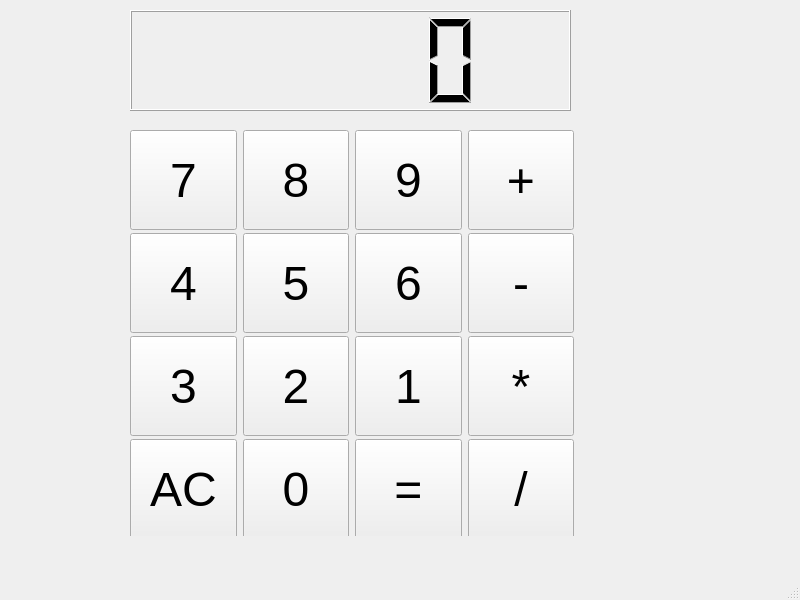
<?xml version="1.0" encoding="UTF-8"?>
<ui version="4.0">
 <class>MainWindow</class>
 <widget class="QMainWindow" name="MainWindow">
  <property name="geometry">
   <rect>
    <x>0</x>
    <y>0</y>
    <width>800</width>
    <height>600</height>
   </rect>
  </property>
  <property name="windowTitle">
   <string>MainWindow</string>
  </property>
  <widget class="QWidget" name="centralwidget">
   <widget class="QLCDNumber" name="lcdNumber">
    <property name="geometry">
     <rect>
      <x>130</x>
      <y>10</y>
      <width>441</width>
      <height>101</height>
     </rect>
    </property>
   </widget>
   <widget class="QWidget" name="gridLayoutWidget">
    <property name="geometry">
     <rect>
      <x>130</x>
      <y>130</y>
      <width>444</width>
      <height>406</height>
     </rect>
    </property>
    <layout class="QGridLayout" name="gridLayout">
     <item row="2" column="0">
      <widget class="QPushButton" name="pushButton_3">
       <property name="minimumSize">
        <size>
         <width>100</width>
         <height>100</height>
        </size>
       </property>
       <property name="font">
        <font>
         <pointsize>36</pointsize>
        </font>
       </property>
       <property name="text">
        <string>3</string>
       </property>
      </widget>
     </item>
     <item row="0" column="2">
      <widget class="QPushButton" name="pushButton_9">
       <property name="minimumSize">
        <size>
         <width>100</width>
         <height>100</height>
        </size>
       </property>
       <property name="font">
        <font>
         <pointsize>36</pointsize>
        </font>
       </property>
       <property name="text">
        <string>9</string>
       </property>
      </widget>
     </item>
     <item row="1" column="2">
      <widget class="QPushButton" name="pushButton_6">
       <property name="minimumSize">
        <size>
         <width>100</width>
         <height>100</height>
        </size>
       </property>
       <property name="font">
        <font>
         <pointsize>36</pointsize>
        </font>
       </property>
       <property name="text">
        <string>6</string>
       </property>
      </widget>
     </item>
     <item row="2" column="3">
      <widget class="QPushButton" name="pushButton_mul">
       <property name="minimumSize">
        <size>
         <width>100</width>
         <height>100</height>
        </size>
       </property>
       <property name="font">
        <font>
         <pointsize>36</pointsize>
        </font>
       </property>
       <property name="text">
        <string>*</string>
       </property>
      </widget>
     </item>
     <item row="0" column="1">
      <widget class="QPushButton" name="pushButton_8">
       <property name="minimumSize">
        <size>
         <width>100</width>
         <height>100</height>
        </size>
       </property>
       <property name="font">
        <font>
         <pointsize>36</pointsize>
        </font>
       </property>
       <property name="text">
        <string>8</string>
       </property>
      </widget>
     </item>
     <item row="1" column="1">
      <widget class="QPushButton" name="pushButton_5">
       <property name="minimumSize">
        <size>
         <width>100</width>
         <height>100</height>
        </size>
       </property>
       <property name="font">
        <font>
         <pointsize>36</pointsize>
        </font>
       </property>
       <property name="text">
        <string>5</string>
       </property>
      </widget>
     </item>
     <item row="0" column="3">
      <widget class="QPushButton" name="pushButton_add">
       <property name="minimumSize">
        <size>
         <width>100</width>
         <height>100</height>
        </size>
       </property>
       <property name="font">
        <font>
         <pointsize>36</pointsize>
        </font>
       </property>
       <property name="text">
        <string>+</string>
       </property>
      </widget>
     </item>
     <item row="1" column="0">
      <widget class="QPushButton" name="pushButton_4">
       <property name="minimumSize">
        <size>
         <width>100</width>
         <height>100</height>
        </size>
       </property>
       <property name="font">
        <font>
         <pointsize>36</pointsize>
        </font>
       </property>
       <property name="text">
        <string>4</string>
       </property>
      </widget>
     </item>
     <item row="1" column="3">
      <widget class="QPushButton" name="pushButton_sub">
       <property name="minimumSize">
        <size>
         <width>100</width>
         <height>100</height>
        </size>
       </property>
       <property name="font">
        <font>
         <pointsize>36</pointsize>
        </font>
       </property>
       <property name="text">
        <string>-</string>
       </property>
      </widget>
     </item>
     <item row="2" column="2">
      <widget class="QPushButton" name="pushButton_1">
       <property name="minimumSize">
        <size>
         <width>100</width>
         <height>100</height>
        </size>
       </property>
       <property name="font">
        <font>
         <pointsize>36</pointsize>
        </font>
       </property>
       <property name="text">
        <string>1</string>
       </property>
      </widget>
     </item>
     <item row="0" column="0">
      <widget class="QPushButton" name="pushButton_7">
       <property name="minimumSize">
        <size>
         <width>100</width>
         <height>100</height>
        </size>
       </property>
       <property name="font">
        <font>
         <pointsize>36</pointsize>
        </font>
       </property>
       <property name="text">
        <string>7</string>
       </property>
      </widget>
     </item>
     <item row="2" column="1">
      <widget class="QPushButton" name="pushButton_2">
       <property name="minimumSize">
        <size>
         <width>100</width>
         <height>100</height>
        </size>
       </property>
       <property name="font">
        <font>
         <pointsize>36</pointsize>
        </font>
       </property>
       <property name="text">
        <string>2</string>
       </property>
      </widget>
     </item>
     <item row="3" column="1">
      <widget class="QPushButton" name="pushButton_0">
       <property name="minimumSize">
        <size>
         <width>100</width>
         <height>100</height>
        </size>
       </property>
       <property name="font">
        <font>
         <pointsize>36</pointsize>
        </font>
       </property>
       <property name="text">
        <string>0</string>
       </property>
      </widget>
     </item>
     <item row="3" column="2">
      <widget class="QPushButton" name="pushButton_equ">
       <property name="minimumSize">
        <size>
         <width>100</width>
         <height>100</height>
        </size>
       </property>
       <property name="font">
        <font>
         <pointsize>36</pointsize>
        </font>
       </property>
       <property name="text">
        <string>=</string>
       </property>
      </widget>
     </item>
     <item row="3" column="3">
      <widget class="QPushButton" name="pushButton_div">
       <property name="minimumSize">
        <size>
         <width>100</width>
         <height>100</height>
        </size>
       </property>
       <property name="font">
        <font>
         <pointsize>36</pointsize>
        </font>
       </property>
       <property name="text">
        <string>/</string>
       </property>
      </widget>
     </item>
     <item row="3" column="0">
      <widget class="QPushButton" name="pushButton_ac">
       <property name="minimumSize">
        <size>
         <width>100</width>
         <height>100</height>
        </size>
       </property>
       <property name="font">
        <font>
         <pointsize>36</pointsize>
        </font>
       </property>
       <property name="text">
        <string>AC</string>
       </property>
      </widget>
     </item>
    </layout>
   </widget>
  </widget>
  <widget class="QMenuBar" name="menubar">
   <property name="geometry">
    <rect>
     <x>0</x>
     <y>0</y>
     <width>800</width>
     <height>37</height>
    </rect>
   </property>
  </widget>
  <widget class="QStatusBar" name="statusbar"/>
 </widget>
 <resources/>
 <connections/>
</ui>
